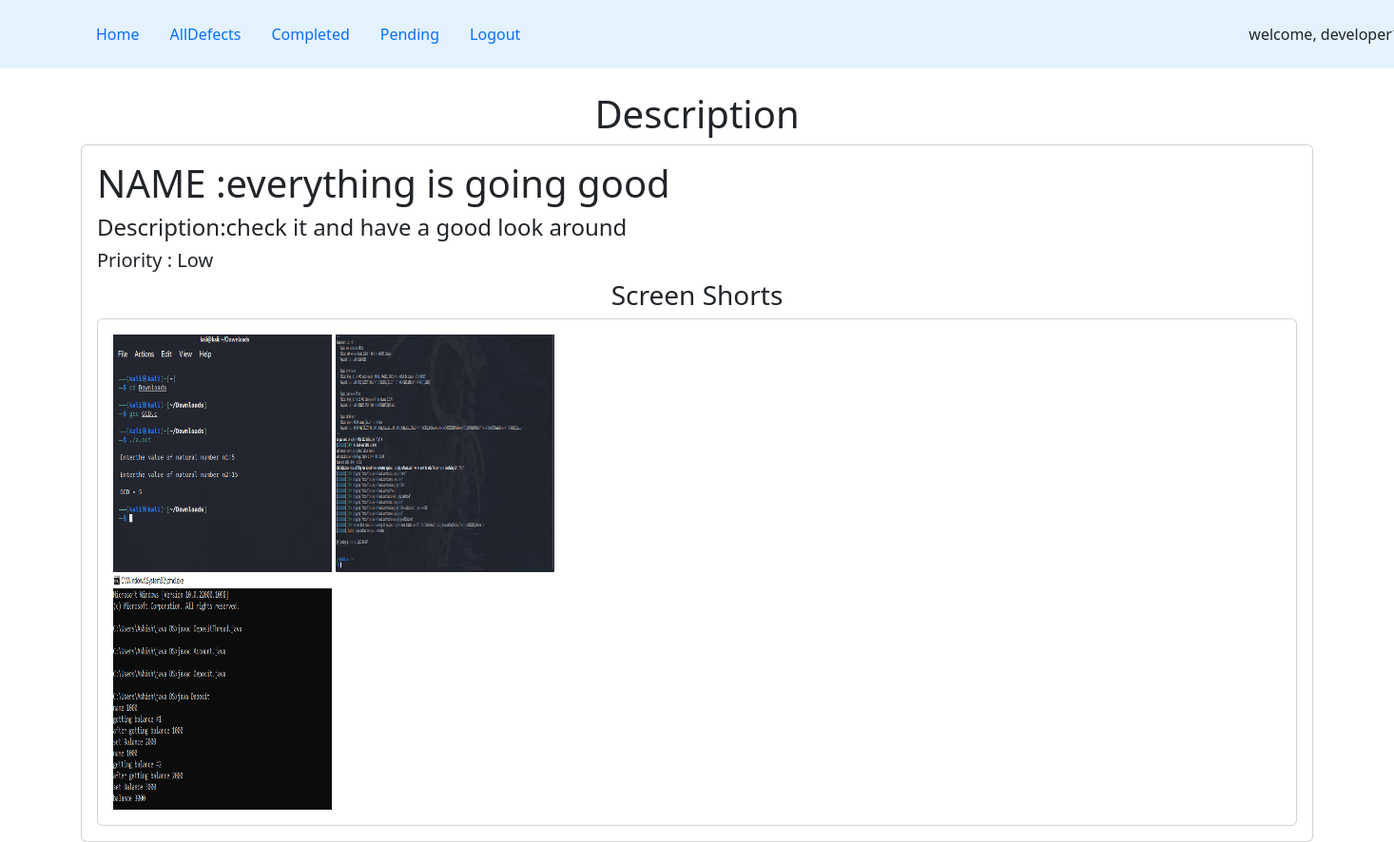
Page /defects/1 (signed in) on the committed database.
### defects/models.py (models this page shows, shortened)
class Defects_details(models.Model):
    defect_id = models.CharField(max_length=100)
    defect_name = models.CharField(max_length=100)
    assigned_by = models.ForeignKey(User, on_delete=models.CASCADE, related_name='assigned_defects')
    assigned_to = models.ForeignKey(User, on_delete=models.CASCADE, related_name='received_defects')
    description = models.TextField()
    defect_status = models.CharField(max_length=100)
    priority = models.CharField(max_length=100)
    assigned_date = models.DateField(auto_now_add=True)

class defect_screen_shorts(models.Model):
    defect = models.ForeignKey(Defects_details,on_delete=models.CASCADE)
    defect_img = models.ImageField(upload_to='defects/',blank=True,null=True)

### defects/views.py (the view)
# urls.py: path("<int:id>",views.description,name='description'),
@login_required(login_url='login')
def description(request,id=0):
    des = Defects_details.objects.get(id=id)
    dimg = defect_screen_shorts.objects.filter(defect=des)
    context = {
        'defects':des,
        'defects1':dimg
    }
    return render(request,'defects/description.html',context)

### templates/defects/description.html
{% extends 'defects/base.html' %}
{% block content %}
<h1 style="text-align: center;">Description</h1>
<div class="container">
    <div class="jumbotron">
        <div class="card card-body">
            <div class="row">
                <div class="col-md">
                    <h1>NAME :{{defects.defect_name}}</h1>
                    <h4>Description:{{defects.description}}</h4>
                    <h5>Priority : {{defects.priority}}</h5>
                    <h3 style="text-align: center;" >Screen Shorts</h3>
                     <div class="card card-body">
                        <div class="row">
                            <div class="col-md-6">
                                {% for i in defects1 %}
                                <img src="{{i.defect_img.url}}" alt="no img" style=" height:250px; width:230px;" >
                                {% endfor %}
                            </div>
                        </div>
                     </div>
                </div>
            </div>
        </div>
    </div>
</div>
{% endblock %}

### templates/defects/base.html (shortened to what this page needs)
<!DOCTYPE html>
<html lang="en">
    {% load crispy_forms_tags %}
<head>
    <link href="https://cdn.jsdelivr.net/npm/bootstrap@5.3.7/dist/css/bootstrap.min.css" rel="stylesheet">
    <link rel="stylesheet" href="https://cdn.jsdelivr.net/npm/bootstrap-icons@1.13.1/font/bootstrap-icons.min.css">
</head>
<body>
    <nav class="navbar" style="background-color: #e3f2fd;" data-bs-theme="light">
        <div class="container">
            <ul class="nav navbar">
                <li class="nav-item"><a class="nav-link" href="{% url 'home' %}">Home</a></li>
                <li class="nav-item"><a class="nav-link" href="{% url 'alldefects' %}">AllDefects</a></li>
                <li class="nav-item"><a class="nav-link" href="{% url 'completed' %}">Completed</a></li>
                <li class="nav-item"><a class="nav-link" href="{% url 'pending' %}">Pending</a></li>
                <li class="nav-item"><a class="nav-link" href="{% url 'logout' %}">Logout</a></li>
                <li class="nav-item" style="position: relative; left:750px" >  welcome, {{user.username}}</li>
            </ul>
        </div>
    </nav>
    <br>
{% block content %}
{% endblock %}
</body>
</html>

### rows in the picture
Defects_details: defect_name "everything is going good", description "check it and have a good look around", priority "Low"
defect_screen_shorts: defect_img (picture)
defect_screen_shorts: defect_img (picture)
defect_screen_shorts: defect_img (picture)
